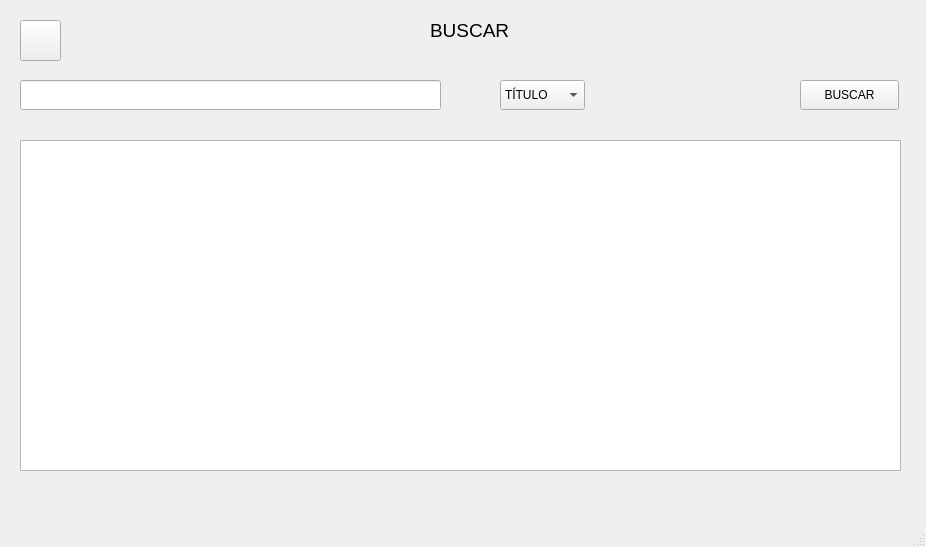
<?xml version="1.0" encoding="UTF-8"?>
<ui version="4.0">
 <class>Tela_Buscar</class>
 <widget class="QMainWindow" name="Tela_Buscar">
  <property name="geometry">
   <rect>
    <x>0</x>
    <y>0</y>
    <width>926</width>
    <height>547</height>
   </rect>
  </property>
  <property name="windowTitle">
   <string>MainWindow</string>
  </property>
  <widget class="QWidget" name="centralwidget">
   <widget class="QPushButton" name="pushButton">
    <property name="geometry">
     <rect>
      <x>800</x>
      <y>80</y>
      <width>99</width>
      <height>30</height>
     </rect>
    </property>
    <property name="text">
     <string>BUSCAR</string>
    </property>
    <property name="icon">
     <iconset>
      <normaloff>../images/lupa.png</normaloff>../images/lupa.png</iconset>
    </property>
   </widget>
   <widget class="QLineEdit" name="lineEdit">
    <property name="geometry">
     <rect>
      <x>20</x>
      <y>80</y>
      <width>421</width>
      <height>30</height>
     </rect>
    </property>
   </widget>
   <widget class="QComboBox" name="comboBox">
    <property name="geometry">
     <rect>
      <x>500</x>
      <y>80</y>
      <width>85</width>
      <height>30</height>
     </rect>
    </property>
    <item>
     <property name="text">
      <string>TÍTULO</string>
     </property>
    </item>
    <item>
     <property name="text">
      <string>AUTOR</string>
     </property>
    </item>
   </widget>
   <widget class="QLabel" name="label_3">
    <property name="geometry">
     <rect>
      <x>430</x>
      <y>20</y>
      <width>131</width>
      <height>20</height>
     </rect>
    </property>
    <property name="font">
     <font>
      <pointsize>14</pointsize>
     </font>
    </property>
    <property name="text">
     <string>BUSCAR</string>
    </property>
   </widget>
   <widget class="QTableWidget" name="tableWidget">
    <property name="geometry">
     <rect>
      <x>20</x>
      <y>140</y>
      <width>881</width>
      <height>331</height>
     </rect>
    </property>
    <property name="editTriggers">
     <set>QAbstractItemView::NoEditTriggers</set>
    </property>
   </widget>
   <widget class="QPushButton" name="botao_voltar">
    <property name="geometry">
     <rect>
      <x>20</x>
      <y>20</y>
      <width>41</width>
      <height>41</height>
     </rect>
    </property>
    <property name="text">
     <string/>
    </property>
    <property name="icon">
     <iconset>
      <normaloff>../images/back_12955.png</normaloff>../images/back_12955.png</iconset>
    </property>
    <property name="iconSize">
     <size>
      <width>28</width>
      <height>28</height>
     </size>
    </property>
   </widget>
  </widget>
  <widget class="QMenuBar" name="menubar">
   <property name="geometry">
    <rect>
     <x>0</x>
     <y>0</y>
     <width>926</width>
     <height>22</height>
    </rect>
   </property>
  </widget>
  <widget class="QStatusBar" name="statusbar"/>
 </widget>
 <resources/>
 <connections/>
</ui>
